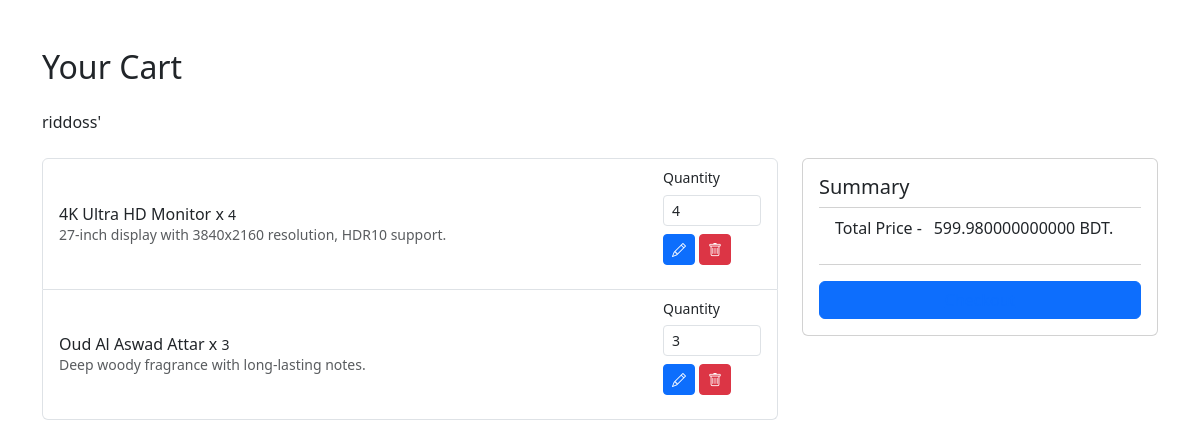
The page /cart/ (signed in) on the database its author committed.
### users/models.py (models this page shows, shortened)
class Profile(models.Model):
    user = models.OneToOneField(User, on_delete=models.CASCADE)
    email = models.EmailField(max_length=254, null=True, blank=True)
    mobile_number = models.CharField(max_length=15, unique=True, blank=True, null=True, validators=[RegexValidator(regex=r"^\d{11}", message="Phone Number must be 11 digits")])
    otp = models.CharField(max_length=6, null=True, blank=True)
    is_vendor = models.BooleanField(default=False, null=True, blank=True)
    def __str__(self):
        return f"{self.user.username}"

### cart/models.py (models this page shows, shortened)
class CartItems(models.Model):
    cart = models.ForeignKey(Cart, on_delete=models.CASCADE, related_name='items')
    cart_items = models.ForeignKey(Product, on_delete=models.CASCADE)
    quantity = models.PositiveIntegerField(default=1)

class Cart(models.Model):
    user = models.ForeignKey(User, on_delete=models.CASCADE)
    created_at = models.DateTimeField(auto_now_add=True)

### products/models.py (models this page shows, shortened)
class Product(models.Model):
    title = models.CharField(max_length=200)
    slug = models.SlugField(unique=True, blank=True, null=True)
    stock = models.PositiveIntegerField(default=1)
    description = models.TextField()
    price = models.DecimalField(max_digits=10, decimal_places=2)
    category = models.ForeignKey(Category, on_delete=models.CASCADE)
    tags = models.ForeignKey(Tag, on_delete=models.CASCADE, blank=True, null=True)
    created_at = models.DateTimeField(default=timezone.now)

### cart/views.py (the view)
# urls.py: path('', views.cart, name='cart'),
@login_required(login_url='/accounts/login/')
def cart(request):
    username= request.user.username
    user = get_object_or_404(User, username=username)
    profile_obj = Profile.objects.get(user=user)
    cart = Cart.objects.get(user=user)
    cart_items = cart.items.all()
    carts = Cart.objects.filter(user=user).annotate(total_price=Sum('items__cart_items__price'))
    context =  {
        'profile': profile_obj,
        'cart': cart,
        'cart_items': cart_items,
        'carts': carts
    }
    return render(request, 'cart.html', context)

### cart/templates/cart.html (shortened to what this page needs)
<!DOCTYPE html>
<html lang="en">
<head>
   <link href="https://cdn.jsdelivr.net/npm/bootstrap-icons@1.10.5/font/bootstrap-icons.css" rel="stylesheet">
    <link href="https://cdn.jsdelivr.net/npm/bootstrap@5.3.0/dist/css/bootstrap.min.css" rel="stylesheet">
</head>
<body>
<div class="container my-5">
    <h2 class="mb-4">Your Cart</h2>
    <div class="mb-4">
  {{profile}}'
    </div>
    <div class="row">
        <div class="col-md-8 ">
            <ul class="list-group mb-3">
              {% if cart %}
    {% for item in cart_items %}
        <li class="list-group-item d-flex justify-content-between lh-sm align-items-center pt-2">
            <div>
                <h6 class="my-0">{{ item.cart_items.title }} x <small>{{item.quantity}}</small></h6>
                <small class="text-muted">{{ item.cart_items.description }}</small>
            </div>
            <div class="mb-3">
            <form method="POST" action="{% url 'update_cart' %}">{% csrf_token %}
                <label for="productQuantity{{ item.cart_items.id }}" class="form-label small">Quantity</label>
                <input
                    type="number"
                    name="quantity"
                    id="productQuantity{{ item.cart_items.id }}"
                    class="form-control form-control-sm"
                    value="{{ item.quantity }}"
                    min="1"
                    max="100"
                >
                <div class="pt-2 d-flex gap-1">
                        <button type="submit" class="btn btn-sm btn-primary" title="Update">
                            <i class="bi bi-pencil"></i>
                        </button>
                    </form>
                    <form method="POST" action="{% url 'delete_cart_item' %}">
                        <button type="submit"class="btn btn-sm btn-danger" title="Delete">
                            <i class="bi bi-trash"></i>
                        </button>
                    </form>
                </div>
            </div>
    {% endfor %}
{% endif %}
        </div>
        <div class="col-md-4">
            <div class="card p-3">
                <h5 class="card-title">Summary</h5>
                <ul class="list-group list-group-flush mb-3">
                    <li class="list-group-item d-flex justify-content-between">
                        {% for c in carts %}
                        <p> Total Price - </p>
                        <span>{{c.total_price}} BDT.</span>
                        {% endfor %}
                    </li>
                </ul>
                <button class="btn btn-primary w-100"> <a href="{% url 'orders:checkout' %}">Checkout</a></button>
            </div>
        </div>
</body>
</html>

### rows shown on the page
Profile: user.username "riddoss"
CartItems: cart_items "4K Ultra HD Monitor", quantity "4", cart_items.description "27-inch display with 3840x2160 resolution, HDR10 support."
CartItems: cart_items "Oud Al Aswad Attar", quantity "3", cart_items.description "Deep woody fragrance with long-lasting notes."
Cart: total_price "599.980000000000"
